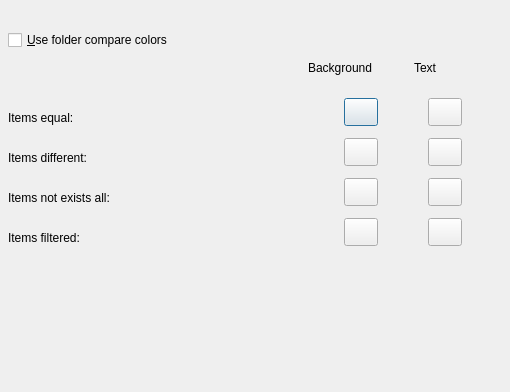
<?xml version="1.0" encoding="UTF-8"?><ui version="4.0"><class>IDD_PROPPAGE_COLORS_DIR</class>
<widget class="QDialog" name="IDD_PROPPAGE_COLORS_DIR">
<property name="geometry">
<rect><x>0</x><y>0</y>
<width>510</width><height>392</height></rect></property>
<property name="windowTitle"><string>Colors</string></property>
<widget class="QCheckBox" name="IDC_USE_DIR_COMPARE_COLORS">
<property name="geometry">
<rect><x>8</x><y>30</y><width>304</width><height>20</height></rect></property>
<property name="text"><string>&amp;Use folder compare colors</string></property>
</widget>
<widget class="QLabel" name="IDC_STATIC">
<property name="geometry">
<rect><x>308</x><y>58</y><width>100</width><height>20</height></rect></property>
<property name="text"><string>Background</string></property>
<property name="inputMethodHints"><set>Qt::ImhMultiLine</set></property><property name="wordWrap"><bool>true</bool></property></widget>
<widget class="QLabel" name="IDC_STATIC">
<property name="geometry">
<rect><x>414</x><y>58</y><width>58</width><height>20</height></rect></property>
<property name="text"><string>Text</string></property>
<property name="inputMethodHints"><set>Qt::ImhMultiLine</set></property><property name="wordWrap"><bool>true</bool></property></widget>
<widget class="QLabel" name="IDC_STATIC">
<property name="geometry">
<rect><x>8</x><y>98</y><width>304</width><height>40</height></rect></property>
<property name="text"><string>Items equal:</string></property>
<property name="inputMethodHints"><set>Qt::ImhMultiLine</set></property><property name="wordWrap"><bool>true</bool></property></widget>
<widget class="QPushButton" name="IDC_DIR_ITEM_EQUAL_COLOR">
<property name="geometry">
<rect><x>344</x><y>98</y><width>34</width><height>28</height></rect></property>
</widget>
<widget class="QPushButton" name="IDC_DIR_ITEM_EQUAL_TEXT_COLOR">
<property name="geometry">
<rect><x>428</x><y>98</y><width>34</width><height>28</height></rect></property>
</widget>
<widget class="QLabel" name="IDC_STATIC">
<property name="geometry">
<rect><x>8</x><y>138</y><width>304</width><height>40</height></rect></property>
<property name="text"><string>Items different:</string></property>
<property name="inputMethodHints"><set>Qt::ImhMultiLine</set></property><property name="wordWrap"><bool>true</bool></property></widget>
<widget class="QPushButton" name="IDC_DIR_ITEM_DIFF_COLOR">
<property name="geometry">
<rect><x>344</x><y>138</y><width>34</width><height>28</height></rect></property>
</widget>
<widget class="QPushButton" name="IDC_DIR_ITEM_DIFF_TEXT_COLOR">
<property name="geometry">
<rect><x>428</x><y>138</y><width>34</width><height>28</height></rect></property>
</widget>
<widget class="QLabel" name="IDC_STATIC">
<property name="geometry">
<rect><x>8</x><y>178</y><width>304</width><height>40</height></rect></property>
<property name="text"><string>Items not exists all:</string></property>
<property name="inputMethodHints"><set>Qt::ImhMultiLine</set></property><property name="wordWrap"><bool>true</bool></property></widget>
<widget class="QPushButton" name="IDC_DIR_ITEM_NOTEXISTALL_COLOR">
<property name="geometry">
<rect><x>344</x><y>178</y><width>34</width><height>28</height></rect></property>
</widget>
<widget class="QPushButton" name="IDC_DIR_ITEM_NOTEXISTALL_TEXT_COLOR">
<property name="geometry">
<rect><x>428</x><y>178</y><width>34</width><height>28</height></rect></property>
</widget>
<widget class="QLabel" name="IDC_STATIC">
<property name="geometry">
<rect><x>8</x><y>218</y><width>304</width><height>40</height></rect></property>
<property name="text"><string>Items filtered:</string></property>
<property name="inputMethodHints"><set>Qt::ImhMultiLine</set></property><property name="wordWrap"><bool>true</bool></property></widget>
<widget class="QPushButton" name="IDC_DIR_ITEM_FILTERED_COLOR">
<property name="geometry">
<rect><x>344</x><y>218</y><width>34</width><height>28</height></rect></property>
</widget>
<widget class="QPushButton" name="IDC_DIR_ITEM_FILTERED_TEXT_COLOR">
<property name="geometry">
<rect><x>428</x><y>218</y><width>34</width><height>28</height></rect></property>
</widget>
<widget class="QPushButton" name="IDC_COLORDEFAULTS_BTN">
<property name="geometry">
<rect><x>322</x><y>416</y><width>140</width><height>28</height></rect></property>
<property name="text"><string>Defaults</string></property>
</widget>
</widget><resources/><connections/></ui>
